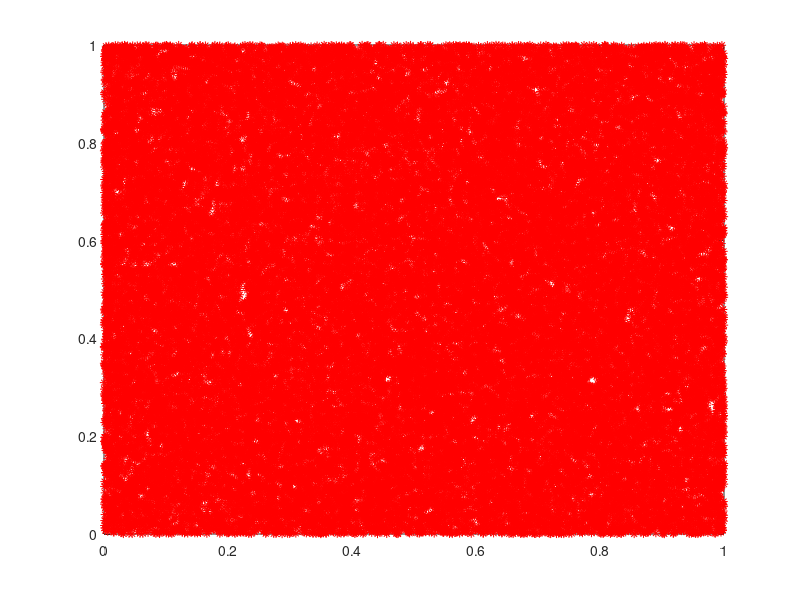

Source code (MATLAB):
clear 
clc 
close all 

%generating n random numbers between rmax and rmin
%i = 'enter i: \n';
%i = input(i);
%rmax = 'enter rmax: \n';
%rmax = input(rmax);
%rmin = 'enter rmin: \n';
%rmin = input(rmin);

i=135468;
i(1) = [i];
n = 100000; %has to be an even number
rmax = 10;
rmin = 50;

if i >= 1 & i <= 2147483647
for j=1:1:n
    i(j+1) = mod(16807*i(j), 2147483647);
    r(j) = i(j+1)/2147483647*(rmax-rmin)+rmin;
end
else
end


%generating n random numbers between rmax and rmin and using 
%those numbers to generate X and Y coordinates
rmax = 1;
rmin = 0;
if i >= 1 & i <= 2147483647
for j=1:1:n
    i(j+1) = mod(16807*i(j), 2147483647);
    x(j) = i(j+1)/2147483647*(rmax-rmin)+rmin;
    y(j) = i(j+1)/2147483647*(rmax-rmin)+rmin;
end
else
end
for k=1:1:n/2
    X(k)=x(2*k-1);
    Y(k)=x(2*k);
end
plot(X,Y,'r*');


%calculating the integral of sin(x) with random numbers using
%monte carlo integration
rmax = pi;
rmin = 0;
if i >= 1 & i <= 2147483647
for j=1:1:n
    i(j+1) = mod(16807*i(j), 2147483647);
    x(j) = i(j+1)/2147483647*(rmax-rmin)+rmin;
    y(j) = i(j+1)/2147483647*(rmax-rmin)+rmin;
end
else
end
sum=0;
for k=1:1:n/2
    X(k)=x(2*k-1);
    Y(k)=x(2*k);
    f(k)=sin(X(k));
    sum=sum+f(k)*(pi/(n/2));
    
end
integral=sum
% plot(X,Y,'r*');
% p = numel(X)
